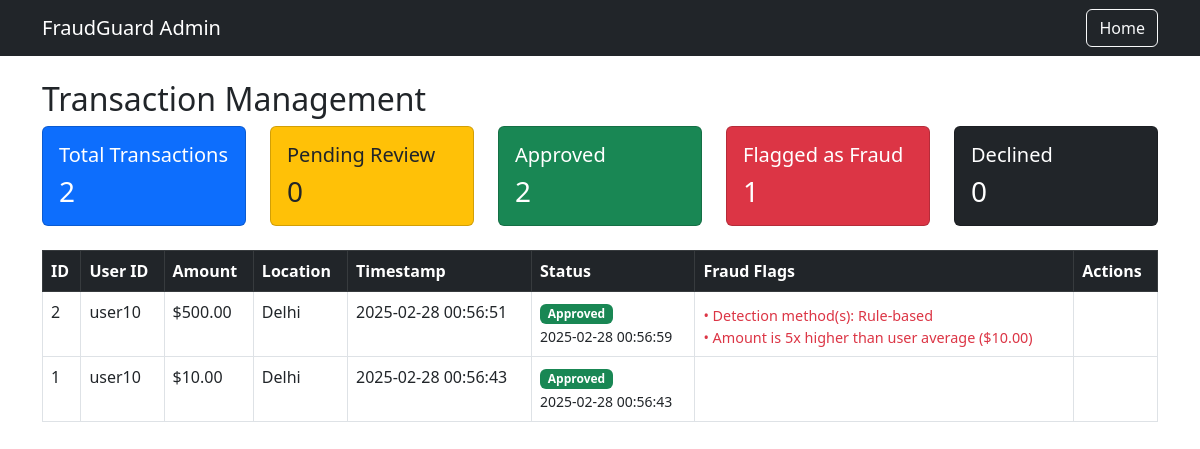
The page /admin on the database its author committed.
### models/transaction.py (models this page shows, shortened)
class Transaction(db.Model):
    id = db.Column(db.Integer, primary_key=True)
    userid = db.Column(db.String(50), db.ForeignKey('user.userid'), nullable=False)
    amount = db.Column(db.Float, nullable=False)
    device_id = db.Column(db.String(50), nullable=False)
    location = db.Column(db.String(100), nullable=False)
    timestamp = db.Column(db.DateTime, nullable=False, default=lambda: datetime.now(timezone.utc))
    is_fraudulent = db.Column(db.Boolean, default=False)
    is_approved = db.Column(db.Boolean, default=False)
    is_declined = db.Column(db.Boolean, default=False)
    approval_timestamp = db.Column(db.DateTime, nullable=True)
    approval_notes = db.Column(db.Text, nullable=True)
    fraud_flags = db.Column(db.Text, nullable=True)  # Store reasons for flagging
    approval_token = db.Column(db.String(100), unique=True, nullable=True)
    token_expiry = db.Column(db.DateTime, nullable=True)

### app.py (the view)
@app.route("/admin")
def admin():
    transactions = Transaction.query.order_by(Transaction.timestamp.desc()).all()
    stats = {
        "total": Transaction.query.count(),
        "fraudulent": Transaction.query.filter_by(is_fraudulent=True).count(),
        "approved": Transaction.query.filter_by(is_approved=True).count(),
        "declined": Transaction.query.filter_by(is_declined=True).count(),
        "pending": Transaction.query.filter_by(is_approved=False, is_declined=False).count()
    }
    return render_template("admin.html", transactions=transactions, stats=stats)

### app.py (called while the page is built)
@app.template_filter('fromjson')
def fromjson_filter(value):
    if not value:
        return []
    try:
        return json.loads(value)
    except json.JSONDecodeError:
        return []

### templates/admin.html (shortened to what this page needs)
<!DOCTYPE html>
<html lang="en">
<head>
    <link href="https://cdn.jsdelivr.net/npm/bootstrap@5.3.0/dist/css/bootstrap.min.css" rel="stylesheet">
</head>
<body>
    <nav class="navbar navbar-dark bg-dark">
        <div class="container">
            <a class="navbar-brand" href="/admin">FraudGuard Admin</a>
            <div class="d-flex">
                <a href="/" class="btn btn-outline-light">Home</a>
            </div>
        </div>
    </nav>
    <div class="container mt-4">
        <h2>Transaction Management</h2>
        <div class="row mb-4">
            <div class="col">
                <div class="card bg-primary text-white">
                    <div class="card-body">
                        <h5 class="card-title">Total Transactions</h5>
                        <h3 class="card-text">{{ stats.total }}</h3>
                    </div>
                </div>
            </div>
            <div class="col">
                <div class="card bg-warning text-dark">
                    <div class="card-body">
                        <h5 class="card-title">Pending Review</h5>
                        <h3 class="card-text">{{ stats.pending }}</h3>
                    </div>
                </div>
            </div>
            <div class="col">
                <div class="card bg-success text-white">
                    <div class="card-body">
                        <h5 class="card-title">Approved</h5>
                        <h3 class="card-text">{{ stats.approved }}</h3>
                    </div>
                </div>
            </div>
            <div class="col">
                <div class="card bg-danger text-white">
                    <div class="card-body">
                        <h5 class="card-title">Flagged as Fraud</h5>
                        <h3 class="card-text">{{ stats.fraudulent }}</h3>
                    </div>
                </div>
            </div>
            <div class="col">
                <div class="card bg-dark text-white">
                    <div class="card-body">
                        <h5 class="card-title">Declined</h5>
                        <h3 class="card-text">{{ stats.declined }}</h3>
                    </div>
                </div>
            </div>
        </div>
        <div class="table-responsive">
            <table class="table table-bordered">
                <thead class="table-dark">
                    <tr>
                        <th>ID</th>
                        <th>User ID</th>
                        <th>Amount</th>
                        <th>Location</th>
                        <th>Timestamp</th>
                        <th>Status</th>
                        <th>Fraud Flags</th>
                        <th>Actions</th>
                    </tr>
                </thead>
                <tbody>
                    {% for transaction in transactions %}
                    <tr class="{{ 'declined' if transaction.is_declined else 'fraud-alert' if transaction.is_fraudulent and not transaction.is_approved else 'approved' if transaction.is_approved else 'pending' }}">
                        <td>{{ transaction.id }}</td>
                        <td>{{ transaction.userid }}</td>
                        <td>${{ "%.2f"|format(transaction.amount) }}</td>
                        <td>{{ transaction.location }}</td>
                        <td>{{ transaction.timestamp.strftime('%Y-%m-%d %H:%M:%S') }}</td>
                        <td>
                            {% if transaction.is_declined %}
                                <span class="badge bg-dark">Declined</span>
                            {% elif transaction.is_approved %}
                                <span class="badge bg-success">Approved</span>
                                {% if transaction.approval_timestamp %}
                                <br>
                                <small>{{ transaction.approval_timestamp.strftime('%Y-%m-%d %H:%M:%S') }}</small>
                                {% endif %}
                            {% elif transaction.is_fraudulent %}
                                <span class="badge bg-danger">Flagged</span>
                            {% else %}
                                <span class="badge bg-warning">Pending</span>
                            {% endif %}
                        </td>
                        <td>
                            {% if transaction.fraud_flags %}
                                <div class="fraud-flags">
                                    {% for flag in transaction.fraud_flags|fromjson %}
                                        <div>• {{ flag }}</div>
                                    {% endfor %}
                                </div>
                            {% endif %}
                        </td>
                        <td>
                        </td>
                    </tr>
                    {% endfor %}
                </tbody>
            </table>
        </div>
    </div>
</body>
</html>

### templates/admin.html (style rules this page uses)
.approved { background-color: #e6ffe6; }
.fraud-flags { font-size: 0.9em; color: #dc3545; margin-top: 5px; }

### rows shown on the page
Transaction: amount "500.00", fraud_flags "Detection method(s): Rule-based" "Amount is 5x higher than user average ($10.00)"
Transaction: amount "10.00"

### other values the page prints
{{ stats.total }} "2"
{{ stats.pending }} "0"
{{ stats.approved }} "2"
{{ stats.fraudulent }} "1"
{{ stats.declined }} "0"
